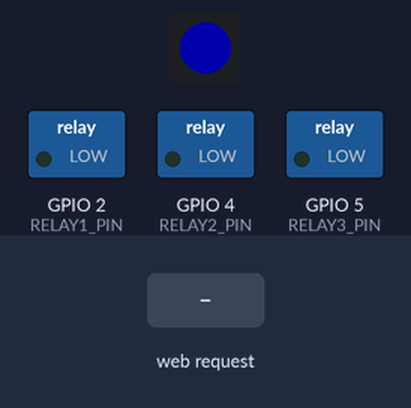
Bench run of a sketch on a simulated ESP32. Shown: 1 RGB LEDs in strip order, left to right, switched loads named in the sketch (green lamp = pin HIGH). The inputs (shaded band) are chosen by the test bench. Dim RGB values are drawn brighter than linear.

Above: at 1.2 s.
1.3 s: HTTP request GET /set?r1=1 received
At 2.3 s:
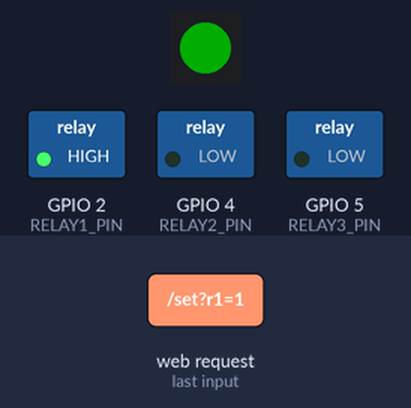
2.8 s: HTTP request GET /set?r1=1&r2=1&r3=1 received
At 3.5 s:
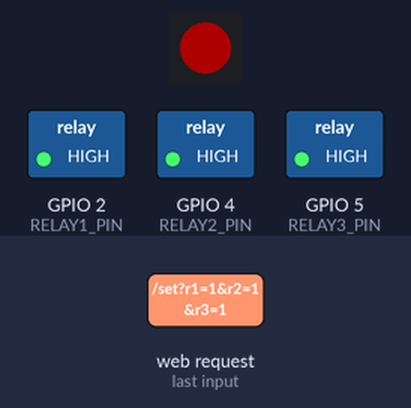
4.3 s: HTTP request GET /set?r1=0 received
At 4.6 s:
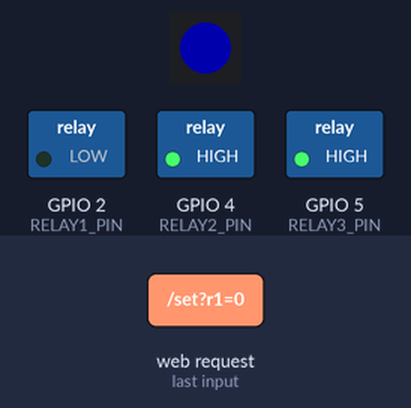
5.8 s: HTTP request GET /set?r2=0 received
At 7.0 s:
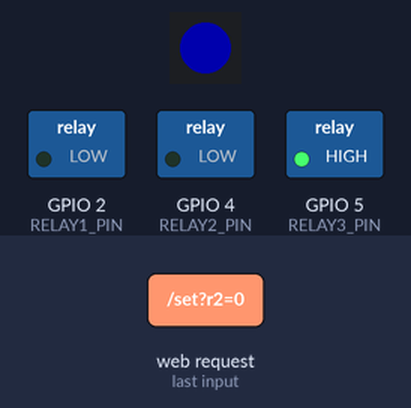
7.3 s: HTTP request GET /set?r2=1 received
At 8.1 s:
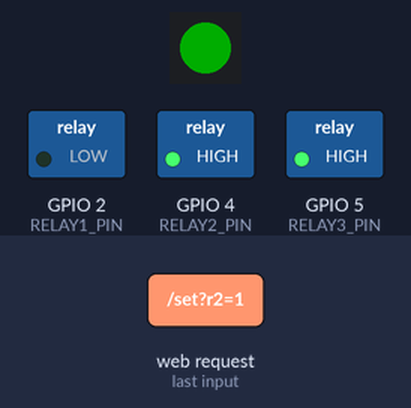
8.8 s: HTTP request GET /set?r3=0 received
At 9.2 s:
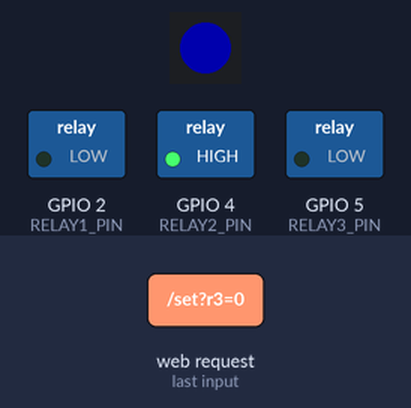
Timing chart, 0 to 11.3 s (numbered marks = the images above; inputs shaded):
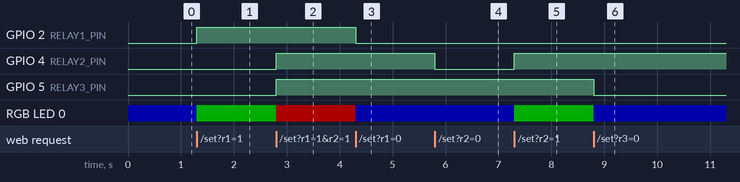

Measured:
- after the input at 1.3 s, GPIO 2 (RELAY1_PIN): LOW → HIGH at once; RGB LED 0: RGB(0, 0, 50) → RGB(0, 50, 0) at once
- after the input at 2.8 s, GPIO 4 (RELAY2_PIN), GPIO 5 (RELAY3_PIN): LOW → HIGH at once; RGB LED 0: RGB(0, 50, 0) → RGB(50, 0, 0) at once
- after the input at 4.3 s, GPIO 2 (RELAY1_PIN): HIGH → LOW at once; RGB LED 0: RGB(50, 0, 0) → RGB(0, 0, 50) at once
- after the input at 5.8 s, GPIO 4 (RELAY2_PIN): HIGH → LOW at once
- after the input at 7.3 s, GPIO 4 (RELAY2_PIN): LOW → HIGH at once; RGB LED 0: RGB(0, 0, 50) → RGB(0, 50, 0) at once
- after the input at 8.8 s, GPIO 5 (RELAY3_PIN): HIGH → LOW at once; RGB LED 0: RGB(0, 50, 0) → RGB(0, 0, 50) at once

The sketch:

first.ino
```cpp
#include <WiFi.h>
#include <WebServer.h>
#include <Adafruit_NeoPixel.h> // Подключаем библиотеку для RGB светодиода

const char* ssid = "Lobanov";
const char* password = "12345678";

WebServer server(80);

// --- ПИНЫ РЕЛЕ ---
const int RELAY1_PIN = 2;
const int RELAY2_PIN = 4;
const int RELAY3_PIN = 5;

// --- НАСТРОЙКИ RGB СВЕТОДИОДА ---
const int RGB_PIN = 48;
const int NUMPIXELS = 1;

Adafruit_NeoPixel pixels(NUMPIXELS, RGB_PIN, NEO_GRB + NEO_KHZ800);

void setup() {
  Serial.begin(115200);

  // Инициализация RGB светодиода
  pixels.begin();
  pixels.setBrightness(50); // Яркость от 0 до 255 (50 - чтобы не слепило)
  pixels.clear();
  pixels.setPixelColor(0, pixels.Color(0, 0, 255)); // Синий цвет при включении (Ожидание)
  pixels.show();

  // Настройка пинов реле (изначально выключаем, чтобы не дергалось)
  digitalWrite(RELAY1_PIN, LOW);
  digitalWrite(RELAY2_PIN, LOW);
  digitalWrite(RELAY3_PIN, LOW);

  pinMode(RELAY1_PIN, OUTPUT);
  pinMode(RELAY2_PIN, OUTPUT);
  pinMode(RELAY3_PIN, OUTPUT);

  WiFi.softAP(ssid, password);

  // Эндпоинт для статуса
  server.on("/status", []() {
    String json = "{";
    json += "\"r1\":" + String(digitalRead(RELAY1_PIN)) + ",";
    json += "\"r2\":" + String(digitalRead(RELAY2_PIN)) + ",";
    json += "\"r3\":" + String(digitalRead(RELAY3_PIN));
    json += "}";
    server.send(200, "application/json", json);
  });

  // Универсальный сеттер с логикой цветов
  server.on("/set", []() {
    int active_relays = 0; // Считаем, сколько реле мы сейчас включим

    // Обрабатываем РЕЛЕ 1
    if (server.hasArg("r1")) {
      bool turn_on = server.arg("r1") == "1";
      digitalWrite(RELAY1_PIN, turn_on ? HIGH : LOW);
      if (turn_on) active_relays++;
    }

    // Обрабатываем РЕЛЕ 2
    if (server.hasArg("r2")) {
      bool turn_on = server.arg("r2") == "1";
      digitalWrite(RELAY2_PIN, turn_on ? HIGH : LOW);
      if (turn_on) active_relays++;
    }

    // Обрабатываем РЕЛЕ 3
    if (server.hasArg("r3")) {
      bool turn_on = server.arg("r3") == "1";
      digitalWrite(RELAY3_PIN, turn_on ? HIGH : LOW);
      if (turn_on) active_relays++;
    }

    // === ЛОГИКА ЦВЕТОВ RGB ===
    pixels.clear();
    if (active_relays == 0) {
      pixels.setPixelColor(0, pixels.Color(0, 0, 255));     // 0 реле: СИНИЙ (Ждет)
    }
    else if (active_relays == 1) {
      pixels.setPixelColor(0, pixels.Color(0, 255, 0));     // 1 реле: ЗЕЛЕНЫЙ
    }
    else if (active_relays == 2) {
      pixels.setPixelColor(0, pixels.Color(255, 150, 0));   // 2 реле: ЖЕЛТО-ОРАНЖЕВЫЙ
    }
    else if (active_relays == 3) {
      pixels.setPixelColor(0, pixels.Color(255, 0, 0));     // 3 реле: КРАСНЫЙ
    }
    pixels.show(); // Применяем цвет
    // =========================

    server.send(200, "text/plain", "OK");
  });

  server.begin();
}

void loop() {
  server.handleClient();
}
```
